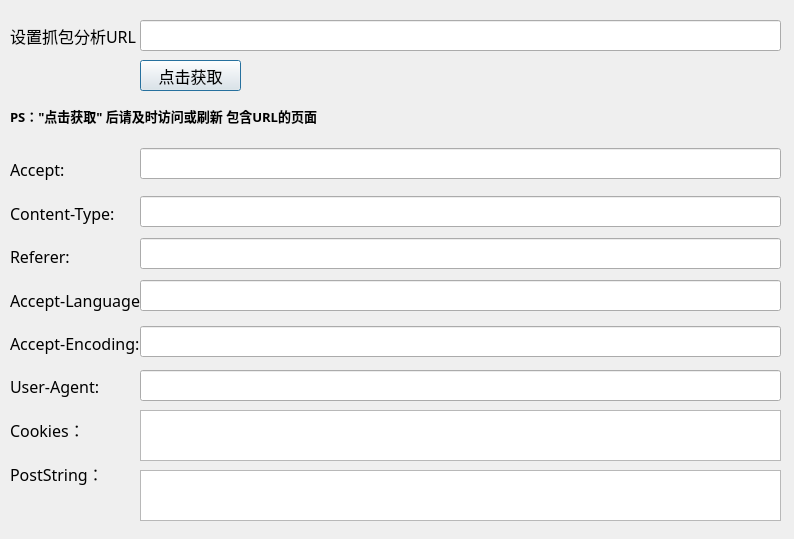
<?xml version="1.0" encoding="UTF-8"?>
<ui version="4.0">
 <class>HttpAnalyse</class>
 <widget class="QDialog" name="HttpAnalyse">
  <property name="geometry">
   <rect>
    <x>0</x>
    <y>0</y>
    <width>794</width>
    <height>539</height>
   </rect>
  </property>
  <property name="windowTitle">
   <string>Dialog</string>
  </property>
  <widget class="QPushButton" name="button">
   <property name="geometry">
    <rect>
     <x>140</x>
     <y>60</y>
     <width>101</width>
     <height>31</height>
    </rect>
   </property>
   <property name="font">
    <font>
     <family>楷体</family>
     <pointsize>12</pointsize>
    </font>
   </property>
   <property name="text">
    <string>点击获取</string>
   </property>
  </widget>
  <widget class="QLineEdit" name="edit">
   <property name="geometry">
    <rect>
     <x>140</x>
     <y>20</y>
     <width>641</width>
     <height>31</height>
    </rect>
   </property>
  </widget>
  <widget class="QLabel" name="label">
   <property name="geometry">
    <rect>
     <x>10</x>
     <y>10</y>
     <width>141</width>
     <height>51</height>
    </rect>
   </property>
   <property name="font">
    <font>
     <family>楷体</family>
     <pointsize>12</pointsize>
    </font>
   </property>
   <property name="text">
    <string>设置抓包分析URL</string>
   </property>
  </widget>
  <widget class="QLabel" name="label_2">
   <property name="geometry">
    <rect>
     <x>10</x>
     <y>100</y>
     <width>371</width>
     <height>31</height>
    </rect>
   </property>
   <property name="font">
    <font>
     <family>楷体</family>
     <pointsize>10</pointsize>
     <weight>75</weight>
     <bold>true</bold>
    </font>
   </property>
   <property name="text">
    <string>PS：&quot;点击获取&quot; 后请及时访问或刷新 包含URL的页面</string>
   </property>
  </widget>
  <widget class="QLineEdit" name="edit1">
   <property name="geometry">
    <rect>
     <x>140</x>
     <y>148</y>
     <width>641</width>
     <height>31</height>
    </rect>
   </property>
   <property name="font">
    <font>
     <family>Times New Roman</family>
    </font>
   </property>
  </widget>
  <widget class="QLineEdit" name="edit2">
   <property name="geometry">
    <rect>
     <x>140</x>
     <y>196</y>
     <width>641</width>
     <height>31</height>
    </rect>
   </property>
   <property name="font">
    <font>
     <family>Times New Roman</family>
    </font>
   </property>
  </widget>
  <widget class="QLineEdit" name="edit3">
   <property name="geometry">
    <rect>
     <x>140</x>
     <y>238</y>
     <width>641</width>
     <height>31</height>
    </rect>
   </property>
   <property name="font">
    <font>
     <family>Times New Roman</family>
    </font>
   </property>
  </widget>
  <widget class="QLineEdit" name="edit4">
   <property name="geometry">
    <rect>
     <x>140</x>
     <y>280</y>
     <width>641</width>
     <height>31</height>
    </rect>
   </property>
   <property name="font">
    <font>
     <family>Times New Roman</family>
    </font>
   </property>
  </widget>
  <widget class="QLineEdit" name="edit5">
   <property name="geometry">
    <rect>
     <x>140</x>
     <y>326</y>
     <width>641</width>
     <height>31</height>
    </rect>
   </property>
   <property name="font">
    <font>
     <family>Times New Roman</family>
    </font>
   </property>
  </widget>
  <widget class="QLineEdit" name="edit6">
   <property name="geometry">
    <rect>
     <x>140</x>
     <y>370</y>
     <width>641</width>
     <height>31</height>
    </rect>
   </property>
   <property name="font">
    <font>
     <family>Times New Roman</family>
    </font>
   </property>
  </widget>
  <widget class="QPlainTextEdit" name="plainedit">
   <property name="geometry">
    <rect>
     <x>140</x>
     <y>410</y>
     <width>641</width>
     <height>51</height>
    </rect>
   </property>
   <property name="font">
    <font>
     <family>Times New Roman</family>
    </font>
   </property>
  </widget>
  <widget class="QPlainTextEdit" name="plainedit1">
   <property name="geometry">
    <rect>
     <x>140</x>
     <y>470</y>
     <width>641</width>
     <height>51</height>
    </rect>
   </property>
   <property name="font">
    <font>
     <family>Times New Roman</family>
    </font>
   </property>
  </widget>
  <widget class="QWidget" name="layoutWidget">
   <property name="geometry">
    <rect>
     <x>10</x>
     <y>151</y>
     <width>130</width>
     <height>341</height>
    </rect>
   </property>
   <layout class="QVBoxLayout" name="verticalLayout">
    <item>
     <widget class="QLabel" name="label_3">
      <property name="font">
       <font>
        <family>楷体</family>
        <pointsize>12</pointsize>
       </font>
      </property>
      <property name="text">
       <string>Accept:</string>
      </property>
     </widget>
    </item>
    <item>
     <widget class="QLabel" name="label_4">
      <property name="font">
       <font>
        <family>楷体</family>
        <pointsize>12</pointsize>
       </font>
      </property>
      <property name="text">
       <string>Content-Type:</string>
      </property>
     </widget>
    </item>
    <item>
     <widget class="QLabel" name="label_5">
      <property name="font">
       <font>
        <family>楷体</family>
        <pointsize>12</pointsize>
       </font>
      </property>
      <property name="text">
       <string>Referer:</string>
      </property>
     </widget>
    </item>
    <item>
     <widget class="QLabel" name="label_6">
      <property name="font">
       <font>
        <family>楷体</family>
        <pointsize>12</pointsize>
       </font>
      </property>
      <property name="text">
       <string>Accept-Language:</string>
      </property>
     </widget>
    </item>
    <item>
     <widget class="QLabel" name="label_9">
      <property name="font">
       <font>
        <family>楷体</family>
        <pointsize>12</pointsize>
       </font>
      </property>
      <property name="text">
       <string>Accept-Encoding:</string>
      </property>
     </widget>
    </item>
    <item>
     <widget class="QLabel" name="label_10">
      <property name="font">
       <font>
        <family>楷体</family>
        <pointsize>12</pointsize>
       </font>
      </property>
      <property name="text">
       <string>User-Agent:</string>
      </property>
     </widget>
    </item>
    <item>
     <widget class="QLabel" name="label_7">
      <property name="font">
       <font>
        <family>楷体</family>
        <pointsize>12</pointsize>
       </font>
      </property>
      <property name="text">
       <string>Cookies：</string>
      </property>
     </widget>
    </item>
    <item>
     <widget class="QLabel" name="label_8">
      <property name="font">
       <font>
        <family>楷体</family>
        <pointsize>12</pointsize>
       </font>
      </property>
      <property name="text">
       <string>PostString：</string>
      </property>
     </widget>
    </item>
   </layout>
  </widget>
 </widget>
 <resources/>
 <connections/>
</ui>
